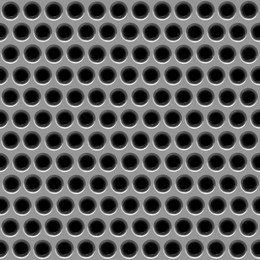
%> input picture src/images/hole.bmp, 260 x 260 px, shrunk from 512 x 512 before the run
$ octave main.m   (GNU Octave 9; MATLAB toolbox functions it lacks are replaced by stand-ins)
%> lines starting %> are read from the running program, lines starting %| are printed output that depends on the picture
%> further down, img is the input picture: size 260x260 uint8; min 0, max 247, mean 94.2
### src/domains.m
% Create domains
% Authors: Luca De Sano, Alberto Donizetti
% Released under UNIMIAMIB License

function [ d, d2 ] = domains( image, range_sizes, l )
%> called with range_sizes = [16 32 64], l = 2

if nargin < 3
    l = 2;
end

d = {1000,2};
dim = length(image);
%> dim = 260
index = 1;
counter = 1;

range_sizes = sort(range_sizes, 'descend');

for size = range_sizes
    step = size / l;
    for i = 1:step:(dim-size)
        for j = 1:step:(dim-size)
            counter = counter + 1;
            imm = image(i:i+size-1, j:j+size-1);
            if check_equals(d, imm, index-1)
                continue
            end
            d(index,1) = {imm};
            d(index,2) = {[i j size]};
            index = index + 1;
            if mod(index, 1000) == 0
                sprintf('%d', index)
            end
        end
    end
end
%> after the loop, counter = 1236; d = 2470 items; index = 1236

sprintf('real domain size: %d\n', counter-1)

sprintf('restricted domain size: %d\n', index-1)

d2 = {1000, 2};

index2 = 1;

for i=1:length(d)
    imres2 = scale_image(d{i, 1});
    if check_equals(d2, imres2, index2-1)
        continue;
    end
    d2(index2, 2) = d(i, 2);
    d2(index2, 1) = {imres2};
    index2 = index2 + 1;
    if mod(index2, 1000) == 0
        sprintf('%d', index2)
    end
end
%> this loop made 1235 passes
%> n in scale_image on passes 1 to 3: 32, 32, 32
%> pass 1, in scale_image, `outimg = uint8(outimg);`:
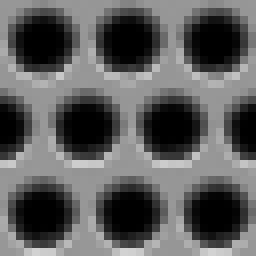
%> outimg: size 32x32 uint8 (shown 8 times larger); min 0, max 210, mean 93.2
%> pass 2, in scale_image (call 2), `outimg = uint8(outimg);`:
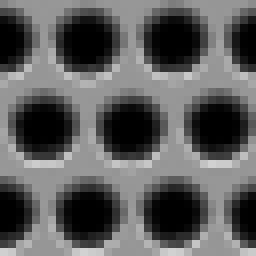
%> outimg: size 32x32 uint8 (shown 8 times larger); min 0, max 210, mean 93.4
%> pass 3, in scale_image (call 3), `outimg = uint8(outimg);`:
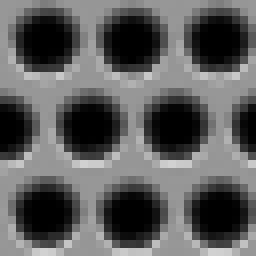
%> outimg: size 32x32 uint8 (shown 8 times larger); min 0, max 209, mean 93.4
%> after the loop, d2 = 2470 items; index2 = 1236

sprintf('scaled domain size: %d\n', index2-1)

end

### src/scale_image.m
% Scale image
% Authors: Luca De Sano, Alberto Donizetti
% Released under UNIMIAMIB License

function [ outimg ] = scale_image( image )

n = length(image)/2;
outimg = zeros(n);

for i=1:n
    for j=1:n
        outimg(i,j) = sum(sum(image(2*i-1:2*i,2*j-1:2*j)))/4;
    end
end

outimg = uint8(outimg);

end

### src/check_equals.m
% Check equals
% Authors: Luca De Sano, Alberto Donizetti
% Released under UNIMIAMIB License

function [ result ] = check_equals( list, matrix, index )
result = false;
for i=1:index
    element = list{i,1};
    if length(element) ~= length(matrix)
        continue;
    end
    if eq(element, matrix)
        result = true;
        return
    end
end


end

### src/qtfunction.m
% Encoding
% Authors: Luca De Sano, Alberto Donizetti
% Released under UNIMIAMIB License

function [ partial_enc ] = ...
    qtfunction( img, position, size, split_threshold, min_size, max_size, doms, min_rms )

global img_copy;

x = position(1);
y = position(2);

partial_enc = [];

if size/2 > max_size
    a = qtfunction(img, [x y], size/2, split_threshold, min_size, max_size, doms, min_rms);
    b = qtfunction(img, [x+size/2 y], size/2, split_threshold, min_size, max_size, doms, min_rms);
    c = qtfunction(img, [x y+size/2], size/2, split_threshold, min_size, max_size, doms, min_rms);
    d = qtfunction(img, [x+size/2 y+size/2], size/2, split_threshold, min_size, max_size, doms, min_rms);
    partial_enc = [a; b; c; d;];
    return
end

rms = repmat(+Inf, [1 4]);
ts = zeros(1, 4);
doms_ind = zeros(1, 4);

for i = 1:length(doms)

    d = doms{i,1};

    if length(d) ~= size/2
        continue
    end

    % |1|2|
    % |3|4|

    % 1
    if rms(1) > min_rms
        [r, t] = sup_dist(img(x:(x + size/2 -1), y:(y + size/2 -1)), d);


        if r < rms(1)
            rms(1) = r;
            ts(1) = t;
            doms_ind(1) = i;
        end
    end

    % 2
    if rms(2) > min_rms
        [r, t] = sup_dist(img((x + size/2):(x+size-1), y:(y + size/2 -1)), d);


        if r < rms(2)
            rms(2) = r;
            ts(2) = t;
            doms_ind(2) = i;
        end
    end

    % 3
    if rms(3) > min_rms
        [r, t] = sup_dist(img(x:(x + size/2 - 1), (y + size/2):(y+size-1)), d);


        if r < rms(3)
            rms(3) = r;
            ts(3) = t;
            doms_ind(3) = i;
        end
    end

    % 4
    if rms(4) > min_rms
        [r, t] = sup_dist(img((x + size/2):(x+size-1) , (y + size/2):(y+size-1)) , d);

        if r < rms(4)
            rms(4) = r;
            ts(4) = t;
            doms_ind(4) = i;
        end
    end


end

if rms(1) > split_threshold && size/2 > min_size
    partial_enc = [partial_enc; qtfunction(img, [x y], size/2, split_threshold, min_size, max_size, doms, min_rms)];
else
    img1 = img(x:(x + size/2 -1), y:(y + size/2 -1));
    [s, o] = least_squared_params(img1, doms{doms_ind(1),1});
    partial_enc = [partial_enc; [x y size/2 doms{doms_ind(1),2} ts(1) s o]];
    sprintf('\tUP LEFT processed block (%d:%d), size = %d, rms = %d\n', x, y, size, rms(1))
end

if rms(2) > split_threshold && size/2 > min_size
    partial_enc = [partial_enc; qtfunction(img, [x+size/2 y], size/2, split_threshold, min_size, max_size, doms, min_rms)];
else
    img1 = img((x + size/2):(x+size-1), y:(y + size/2 -1));
    [s, o] = least_squared_params(img1, doms{doms_ind(2),1});
    partial_enc = [partial_enc; [x+size/2 y size/2 doms{doms_ind(2),2} ts(2) s o]];
    sprintf('\tUP RIGHT processed block (%d:%d), size = %d, rms = %d\n', x+size/2, y, size, rms(2))
end

if rms(3) > split_threshold && size/2 > min_size
    partial_enc = [partial_enc; qtfunction(img, [x y+size/2], size/2, split_threshold, min_size, max_size, doms, min_rms)];
else
    img1 = img(x:(x + size/2 - 1), (y + size/2):(y+size-1));
    [s, o] = least_squared_params(img1, doms{doms_ind(3),1});
    partial_enc = [partial_enc; [x y+size/2 size/2, doms{doms_ind(3),2} ts(3) s o]];
    sprintf('\tDOWN LEFT processed block (%d:%d), size = %d, rms = %d\n', x, y+size/2, size, rms(3))
end

if rms(4) > split_threshold && size/2 > min_size
    partial_enc = [partial_enc; qtfunction(img, [x+size/2 y+size/2], size/2, split_threshold, min_size, max_size, doms, min_rms)];
else
    img1 = img((x + size/2):(x+size-1) , (y + size/2):(y+size-1));
    [s, o] = least_squared_params(img1, doms{doms_ind(4),1});
    partial_enc = [partial_enc; [x+size/2 y+size/2 size/2, doms{doms_ind(4),2} ts(4) s o]];
    sprintf('\tDOWN RIGHT processed block (%d:%d), size = %d, rms = %d\n', x+size/2, y+size/2, size, rms(4))
end

end

### src/main.m
% Parameters and settings
% Authors: Luca De Sano, Alberto Donizetti
% Released under UNIMIAMIB License

clear;
clear -global;

global doms;
global doms2;
global encoding;

img = imread('images/hole.bmp');
dom_range = [16, 32, 64];
l = 2;
min_rms = 2;
max_rms = 15;
output = '../workspace/hole_16-32-64_0_20.mat';


[doms, doms2] = domains(img, dom_range, l);
%> doms = 2470 items; doms2 = 2470 items
%> the run ends on the next line

min_range = dom_range(1) / 2;
max_range = dom_range(length(dom_range)) / 2;


parpool(4);
parfor_enc = [];


parfor i=1:4
    x = 0;
    y = 0;
    switch i
        case 1
            x = 1;
            y = 1;
        case 2
            x = 1;
            y = length(img) / 2 + 1;
        case 3
            x = length(img) / 2 + 1;
            y = 1;
        case 4
            x = length(img) / 2 + 1;
            y = length(img) / 2 + 1;
    end
    partial_enc = qtfunction(img, [x, y], length(img)/2, max_rms, min_range, max_range, doms2, min_rms);
